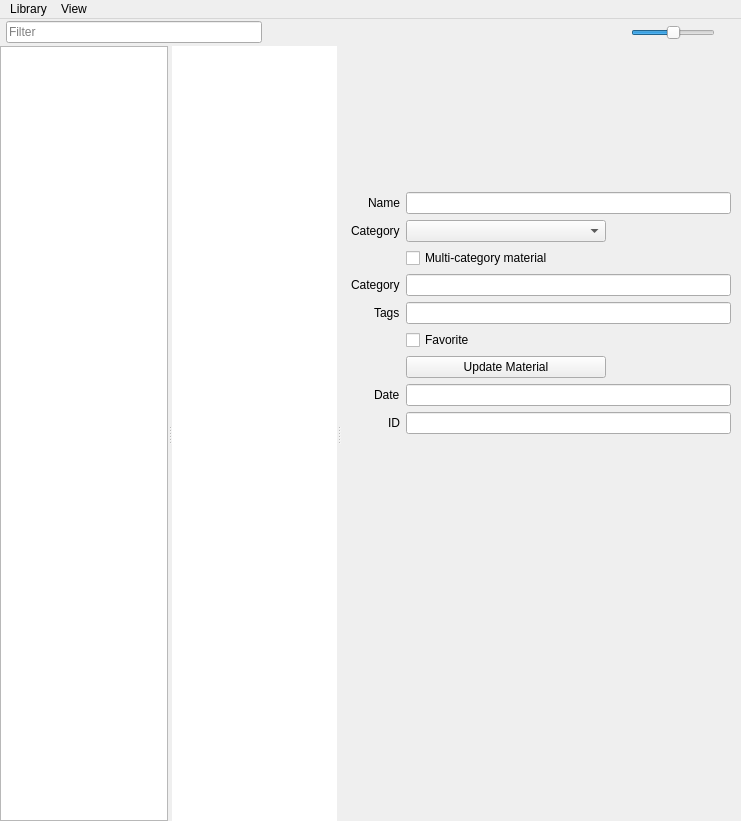
<?xml version='1.0' encoding='UTF-8'?>
<ui version="4.0">
 <class>MainWindow</class>
 <widget class="QMainWindow" name="MainWindow">
  <property name="geometry">
   <rect>
    <x>0</x>
    <y>0</y>
    <width>741</width>
    <height>821</height>
   </rect>
  </property>
  <property name="sizePolicy">
   <sizepolicy hsizetype="Preferred" vsizetype="Preferred">
    <horstretch>0</horstretch>
    <verstretch>0</verstretch>
   </sizepolicy>
  </property>
  <property name="minimumSize">
   <size>
    <width>420</width>
    <height>400</height>
   </size>
  </property>
  <property name="acceptDrops">
   <bool>false</bool>
  </property>
  <property name="windowTitle">
   <string>MatLib</string>
  </property>
  <property name="autoFillBackground">
   <bool>false</bool>
  </property>
  <widget class="DragDropCentralWidget" name="centralwidget">
   <property name="sizePolicy">
    <sizepolicy hsizetype="Expanding" vsizetype="Expanding">
     <horstretch>0</horstretch>
     <verstretch>0</verstretch>
    </sizepolicy>
   </property>
   <property name="acceptDrops">
    <bool>true</bool>
   </property>
   <layout class="QVBoxLayout" name="verticalLayout">
    <property name="spacing">
     <number>0</number>
    </property>
    <property name="leftMargin">
     <number>0</number>
    </property>
    <property name="topMargin">
     <number>0</number>
    </property>
    <property name="rightMargin">
     <number>0</number>
    </property>
    <property name="bottomMargin">
     <number>0</number>
    </property>
    <item>
     <layout class="QHBoxLayout" name="horizontalLayout">
      <property name="leftMargin">
       <number>6</number>
      </property>
      <property name="topMargin">
       <number>2</number>
      </property>
      <property name="rightMargin">
       <number>6</number>
      </property>
      <property name="bottomMargin">
       <number>2</number>
      </property>
      <item alignment="Qt::AlignVCenter">
       <widget class="QLineEdit" name="line_filter">
        <property name="sizePolicy">
         <sizepolicy hsizetype="MinimumExpanding" vsizetype="Fixed">
          <horstretch>0</horstretch>
          <verstretch>0</verstretch>
         </sizepolicy>
        </property>
        <property name="minimumSize">
         <size>
          <width>80</width>
          <height>0</height>
         </size>
        </property>
        <property name="maximumSize">
         <size>
          <width>500</width>
          <height>22</height>
         </size>
        </property>
        <property name="acceptDrops">
         <bool>false</bool>
        </property>
        <property name="placeholderText">
         <string>Filter</string>
        </property>
       </widget>
      </item>
      <item><spacer name="filter_star_gap"><property name="orientation"><enum>Qt::Horizontal</enum></property><property name="sizeType"><enum>QSizePolicy::Fixed</enum></property><property name="sizeHint" stdset="0"><size><width>10</width><height>5</height></size></property></spacer></item><item alignment="Qt::AlignVCenter">
       <widget class="QToolButton" name="cb_FavsOnly">
        <property name="toolTip">
         <string>Show favorites only</string>
        </property>
        <property name="text">
         <string />
        </property>
        <property name="checkable">
         <bool>true</bool>
        </property>
        <property name="autoRaise">
         <bool>true</bool>
        </property>
       </widget>
      </item>
      <item><spacer name="star_view_gap"><property name="orientation"><enum>Qt::Horizontal</enum></property><property name="sizeType"><enum>QSizePolicy::Fixed</enum></property><property name="sizeHint" stdset="0"><size><width>6</width><height>5</height></size></property></spacer></item>
      <item alignment="Qt::AlignVCenter">
       <widget class="QToolButton" name="cb_ViewMode">
        <property name="toolTip">
         <string>Toggle grid / list view</string>
        </property>
        <property name="text">
         <string />
        </property>
        <property name="checkable">
         <bool>true</bool>
        </property>
        <property name="autoRaise">
         <bool>true</bool>
        </property>
       </widget>
      </item>
      <item>
       <spacer name="horizontalSpacer_3">
        <property name="orientation">
         <enum>Qt::Horizontal</enum>
        </property>
        <property name="sizeHint" stdset="0">
         <size>
          <width>5</width>
          <height>5</height>
         </size>
        </property>
       </spacer>
      </item>
      <item>
       <spacer name="horizontalSpacer">
        <property name="orientation">
         <enum>Qt::Vertical</enum>
        </property>
        <property name="sizeType">
         <enum>QSizePolicy::Fixed</enum>
        </property>
        <property name="sizeHint" stdset="0">
         <size>
          <width>50</width>
          <height>20</height>
         </size>
        </property>
       </spacer>
      </item>
      <item>
       <layout class="QVBoxLayout" name="slider_layout">
        <item>
         <widget class="QSlider" name="slide_iconSize">
          <property name="sizePolicy">
           <sizepolicy hsizetype="Minimum" vsizetype="Fixed">
            <horstretch>0</horstretch>
            <verstretch>0</verstretch>
           </sizepolicy>
          </property>
          <property name="maximumSize">
           <size>
            <width>500</width>
            <height>16777215</height>
           </size>
          </property>
          <property name="mouseTracking">
           <bool>true</bool>
          </property>
          <property name="acceptDrops">
           <bool>false</bool>
          </property>
          <property name="minimum">
           <number>0</number>
          </property>
          <property name="maximum">
           <number>512</number>
          </property>
          <property name="singleStep">
           <number>10</number>
          </property>
          <property name="pageStep">
           <number>50</number>
          </property>
          <property name="value">
           <number>256</number>
          </property>
          <property name="tracking">
           <bool>true</bool>
          </property>
          <property name="orientation">
           <enum>Qt::Horizontal</enum>
          </property>
         </widget>
        </item>
       </layout>
      </item>
      <item>
       <spacer name="horizontalSpacer_2">
        <property name="orientation">
         <enum>Qt::Horizontal</enum>
        </property>
        <property name="sizeType">
         <enum>QSizePolicy::Fixed</enum>
        </property>
        <property name="sizeHint" stdset="0">
         <size>
          <width>20</width>
          <height>5</height>
         </size>
        </property>
       </spacer>
      </item>
     </layout>
    </item>
    <item>
     <widget class="QSplitter" name="splitter">
      <property name="sizePolicy">
       <sizepolicy hsizetype="MinimumExpanding" vsizetype="MinimumExpanding">
        <horstretch>0</horstretch>
        <verstretch>0</verstretch>
       </sizepolicy>
      </property>
      <property name="acceptDrops">
       <bool>false</bool>
      </property>
      <property name="lineWidth">
       <number>0</number>
      </property>
      <property name="orientation">
       <enum>Qt::Horizontal</enum>
      </property>
      <property name="handleWidth">
       <number>4</number>
      </property>
      <widget class="QListView" name="catview">
       <property name="sizePolicy">
        <sizepolicy hsizetype="Preferred" vsizetype="Expanding">
         <horstretch>0</horstretch>
         <verstretch>0</verstretch>
        </sizepolicy>
       </property>
       <property name="maximumSize">
        <size>
         <width>220</width>
         <height>16777215</height>
        </size>
       </property>
       <property name="contextMenuPolicy">
        <enum>Qt::CustomContextMenu</enum>
       </property>
       <property name="acceptDrops">
        <bool>false</bool>
       </property>
       <property name="frameShadow">
        <enum>QFrame::Sunken</enum>
       </property>
       <property name="sizeAdjustPolicy">
        <enum>QAbstractScrollArea::AdjustToContents</enum>
       </property>
       <property name="editTriggers">
        <set>QAbstractItemView::NoEditTriggers</set>
       </property>
       <property name="showDropIndicator" stdset="0">
        <bool>true</bool>
       </property>
       <property name="dragDropOverwriteMode">
        <bool>true</bool>
       </property>
       <property name="dragDropMode">
        <enum>QAbstractItemView::NoDragDrop</enum>
       </property>
       <property name="alternatingRowColors">
        <bool>true</bool>
       </property>
      </widget>
      <widget class="QWidget" name="layoutWidget">
       <layout class="QVBoxLayout" name="verticalLayout_7">
        <property name="spacing">
         <number>2</number>
        </property>
        <item>
         <widget class="DragDropListView" name="thumbview">
          <property name="sizePolicy">
           <sizepolicy hsizetype="Expanding" vsizetype="Expanding">
            <horstretch>0</horstretch>
            <verstretch>0</verstretch>
           </sizepolicy>
          </property>
          <property name="mouseTracking">
           <bool>false</bool>
          </property>
          <property name="contextMenuPolicy">
           <enum>Qt::CustomContextMenu</enum>
          </property>
          <property name="acceptDrops">
           <bool>false</bool>
          </property>
          <property name="frameShape">
           <enum>QFrame::NoFrame</enum>
          </property>
          <property name="frameShadow">
           <enum>QFrame::Plain</enum>
          </property>
          <property name="lineWidth">
           <number>2</number>
          </property>
          <property name="sizeAdjustPolicy">
           <enum>QAbstractScrollArea::AdjustToContents</enum>
          </property>
          <property name="autoScrollMargin">
           <number>5</number>
          </property>
          <property name="editTriggers">
           <set>QAbstractItemView::CurrentChanged|QAbstractItemView::DoubleClicked|QAbstractItemView::SelectedClicked</set>
          </property>
          <property name="showDropIndicator" stdset="0">
           <bool>true</bool>
          </property>
          <property name="dragEnabled">
           <bool>true</bool>
          </property>
          <property name="dragDropOverwriteMode">
           <bool>true</bool>
          </property>
          <property name="dragDropMode">
           <enum>QAbstractItemView::DragDrop</enum>
          </property>
          <property name="defaultDropAction">
           <enum>Qt::CopyAction</enum>
          </property>
          <property name="selectionMode">
           <enum>QAbstractItemView::ExtendedSelection</enum>
          </property>
          <property name="verticalScrollMode">
           <enum>QAbstractItemView::ScrollPerItem</enum>
          </property>
          <property name="horizontalScrollMode">
           <enum>QAbstractItemView::ScrollPerItem</enum>
          </property>
          <property name="movement">
           <enum>QListView::Snap</enum>
          </property>
          <property name="flow">
           <enum>QListView::LeftToRight</enum>
          </property>
          <property name="isWrapping" stdset="0">
           <bool>true</bool>
          </property>
          <property name="resizeMode">
           <enum>QListView::Adjust</enum>
          </property>
          <property name="layoutMode">
           <enum>QListView::SinglePass</enum>
          </property>
          <property name="spacing">
           <number>0</number>
          </property>
          <property name="gridSize">
           <size>
            <width>50</width>
            <height>50</height>
           </size>
          </property>
          <property name="viewMode">
           <enum>QListView::IconMode</enum>
          </property>
          <property name="uniformItemSizes">
           <bool>true</bool>
          </property>
          <property name="wordWrap">
           <bool>true</bool>
          </property>
          <property name="selectionRectVisible">
           <bool>true</bool>
          </property>
         </widget>
        </item>
       </layout>
      </widget>
      <widget class="QWidget" name="details_widget" native="true">
       <property name="sizePolicy">
        <sizepolicy hsizetype="Preferred" vsizetype="Preferred">
         <horstretch>0</horstretch>
         <verstretch>0</verstretch>
        </sizepolicy>
       </property>
       <property name="minimumSize">
        <size>
         <width>250</width>
         <height>0</height>
        </size>
       </property>
       <property name="maximumSize">
        <size>
         <width>400</width>
         <height>16777215</height>
        </size>
       </property>
       <property name="acceptDrops">
        <bool>false</bool>
       </property>
       <layout class="QVBoxLayout" name="verticalLayout_8">
        <property name="spacing">
         <number>0</number>
        </property>
        <property name="leftMargin">
         <number>0</number>
        </property>
        <property name="topMargin">
         <number>0</number>
        </property>
        <property name="rightMargin">
         <number>0</number>
        </property>
        <property name="bottomMargin">
         <number>0</number>
        </property>
        <item>
         <widget class="QScrollArea" name="scrollArea">
          <property name="sizePolicy">
           <sizepolicy hsizetype="MinimumExpanding" vsizetype="Expanding">
            <horstretch>0</horstretch>
            <verstretch>0</verstretch>
           </sizepolicy>
          </property>
          <property name="acceptDrops">
           <bool>false</bool>
          </property>
          <property name="frameShape">
           <enum>QFrame::NoFrame</enum>
          </property>
          <property name="frameShadow">
           <enum>QFrame::Plain</enum>
          </property>
          <property name="lineWidth">
           <number>0</number>
          </property>
          <property name="sizeAdjustPolicy">
           <enum>QAbstractScrollArea::AdjustIgnored</enum>
          </property>
          <property name="widgetResizable">
           <bool>true</bool>
          </property>
          <widget class="QWidget" name="scrollAreaWidgetContents_2">
           <property name="geometry">
            <rect>
             <x>0</x>
             <y>0</y>
             <width>400</width>
             <height>758</height>
            </rect>
           </property>
           <property name="acceptDrops">
            <bool>false</bool>
           </property>
           <layout class="QVBoxLayout" name="verticalLayout_9">
            <property name="spacing">
             <number>6</number>
            </property>
            <property name="leftMargin">
             <number>10</number>
            </property>
            <property name="topMargin">
             <number>0</number>
            </property>
            <property name="rightMargin">
             <number>10</number>
            </property>
            <property name="bottomMargin">
             <number>0</number>
            </property>
            <item>
             <layout class="QFormLayout" name="details_form">
              <property name="fieldGrowthPolicy">
               <enum>QFormLayout::ExpandingFieldsGrow</enum>
              </property>
              <property name="labelAlignment">
               <set>Qt::AlignRight|Qt::AlignTrailing|Qt::AlignVCenter</set>
              </property>
              <item row="1" column="0">
               <widget class="QLabel" name="label_name">
                <property name="text">
                 <string>Name</string>
                </property>
               </widget>
              </item>
              <item row="1" column="1">
               <widget class="QLineEdit" name="line_name">
                <property name="sizePolicy">
                 <sizepolicy hsizetype="MinimumExpanding" vsizetype="Fixed">
                  <horstretch>0</horstretch>
                  <verstretch>0</verstretch>
                 </sizepolicy>
                </property>
                <property name="acceptDrops">
                 <bool>false</bool>
                </property>
               </widget>
              </item>
              <item row="2" column="0">
               <widget class="QLabel" name="label_cat_single">
                <property name="text">
                 <string>Category</string>
                </property>
               </widget>
              </item>
              <item row="2" column="1">
               <widget class="QComboBox" name="cat_combo">
                <property name="minimumSize">
                 <size>
                  <width>200</width>
                  <height>0</height>
                 </size>
                </property>
                <property name="maximumSize">
                 <size>
                  <width>200</width>
                  <height>16777215</height>
                 </size>
                </property>
               </widget>
              </item>
              <item row="3" column="1">
               <widget class="QCheckBox" name="box_multicat">
                <property name="text">
                 <string>Multi-category material</string>
                </property>
               </widget>
              </item>
              <item row="4" column="0">
               <widget class="QLabel" name="label_cat_multi">
                <property name="text">
                 <string>Category</string>
                </property>
               </widget>
              </item>
              <item row="4" column="1">
               <widget class="QLineEdit" name="line_cat">
                <property name="acceptDrops">
                 <bool>false</bool>
                </property>
               </widget>
              </item>
              <item row="5" column="0">
               <widget class="QLabel" name="label_tags">
                <property name="text">
                 <string>Tags</string>
                </property>
               </widget>
              </item>
              <item row="5" column="1">
               <widget class="QLineEdit" name="line_tags">
                <property name="acceptDrops">
                 <bool>false</bool>
                </property>
               </widget>
              </item>
              <item row="6" column="1">
               <widget class="QCheckBox" name="cb_set_fav">
                <property name="text">
                 <string>Favorite</string>
                </property>
               </widget>
              </item>
              <item row="7" column="1">
               <widget class="QPushButton" name="btn_update">
                <property name="sizePolicy">
                 <sizepolicy hsizetype="Maximum" vsizetype="Fixed">
                  <horstretch>0</horstretch>
                  <verstretch>0</verstretch>
                 </sizepolicy>
                </property>
                <property name="minimumSize">
                 <size>
                  <width>200</width>
                  <height>0</height>
                 </size>
                </property>
                <property name="maximumSize">
                 <size>
                  <width>300</width>
                  <height>16777215</height>
                 </size>
                </property>
                <property name="text">
                 <string>Update Material</string>
                </property>
                <property name="flat">
                 <bool>false</bool>
                </property>
               </widget>
              </item>
              <item row="8" column="0">
               <widget class="QLabel" name="label_date">
                <property name="text">
                 <string>Date</string>
                </property>
               </widget>
              </item>
              <item row="8" column="1">
               <widget class="QLineEdit" name="line_date">
                <property name="acceptDrops">
                 <bool>false</bool>
                </property>
               </widget>
              </item>
              <item row="9" column="0">
               <widget class="QLabel" name="label_id">
                <property name="text">
                 <string>ID</string>
                </property>
               </widget>
              </item>
              <item row="9" column="1">
               <widget class="QLineEdit" name="line_id">
                <property name="acceptDrops">
                 <bool>false</bool>
                </property>
                <property name="readOnly">
                 <bool>true</bool>
                </property>
               </widget>
              </item>
              <item row="0" column="1">
               <spacer name="verticalSpacer">
                <property name="orientation">
                 <enum>Qt::Vertical</enum>
                </property>
                <property name="sizeHint" stdset="0">
                 <size>
                  <width>20</width>
                  <height>10</height>
                 </size>
                </property>
               </spacer>
              </item>
             </layout>
            </item>
            <item>
             <spacer name="details_bottom_spacer">
              <property name="orientation">
               <enum>Qt::Vertical</enum>
              </property>
              <property name="sizeHint" stdset="0">
               <size>
                <width>20</width>
                <height>40</height>
               </size>
              </property>
             </spacer>
            </item>
           </layout>
          </widget>
         </widget>
        </item>
       </layout>
      </widget>
     </widget>
    </item>
   </layout>
  </widget>
  <widget class="QMenuBar" name="menubar">
   <property name="geometry">
    <rect>
     <x>0</x>
     <y>0</y>
     <width>741</width>
     <height>33</height>
    </rect>
   </property>
   <property name="acceptDrops">
    <bool>false</bool>
   </property>
   <property name="nativeMenuBar">
    <bool>false</bool>
   </property>
   <widget class="QMenu" name="menu_file">
    <property name="acceptDrops">
     <bool>false</bool>
    </property>
    <property name="title">
     <string>Library</string>
    </property>
    <addaction name="action_set_library" />
    <addaction name="action_open" />
    <addaction name="separator" />
    <addaction name="action_prefs" />
    <addaction name="action_cleanup_db" />
    <addaction name="separator" />
    <addaction name="action_open_folder" />
    <addaction name="separator" />
    <addaction name="action_about" />
    <addaction name="separator" />
   </widget>
   <widget class="QMenu" name="menuView">
    <property name="acceptDrops">
     <bool>false</bool>
    </property>
    <property name="title">
     <string>View</string>
    </property>
    <addaction name="action_show_cat" />
    <addaction name="separator" />
   </widget>
   <addaction name="menu_file" />
   <addaction name="menuView" />
  </widget>
  <action name="action_prefs">
   <property name="text">
    <string>Preferences</string>
   </property>
  </action>
  <action name="action_about">
   <property name="text">
    <string>About</string>
   </property>
  </action>
  <action name="action_cleanup_db">
   <property name="text">
    <string>Cleanup Library</string>
   </property>
  </action>
  <action name="action_open_folder">
   <property name="text">
    <string>Open Library Directory</string>
   </property>
  </action>
  <action name="action_show_cat">
   <property name="checkable">
    <bool>true</bool>
   </property>
   <property name="checked">
    <bool>true</bool>
   </property>
   <property name="text">
    <string>Show Category View</string>
   </property>
  </action>
  <action name="action_open">
   <property name="text">
    <string>Reload Library</string>
   </property>
  </action>
  <action name="action_set_library">
   <property name="text">
    <string>Set Library</string>
   </property>
  </action>
 </widget>
 <customwidgets>
  <customwidget>
   <class>DragDropCentralWidget</class>
   <extends>QWidget</extends>
   <header>dragdrop_widgets.py</header>
   <container>1</container>
  </customwidget>
  <customwidget>
   <class>DragDropListView</class>
   <extends>QListView</extends>
   <header>dragdrop_widgets.py</header>
  </customwidget>
 </customwidgets>
 <resources />
 <connections />
</ui>
